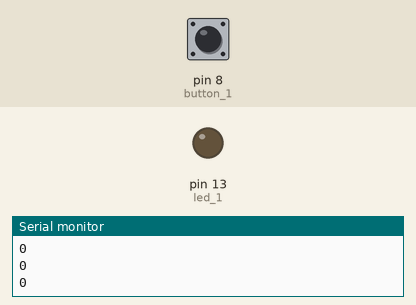
Simulated run of this sketch. Board: Arduino Uno, built with avr-gcc and run on an emulated ATmega328P. Parts: output pins drawn as LEDs (lit = HIGH), the last lines printed to the serial monitor. Dashed ring = blinking. The test bench sets the inputs (shaded band); at power-on: pin 8 (button_1) HIGH.

Above: at 1.2 s.
1.3 s: pin 8 (button_1) pulled LOW for 1 s
At 3.3 s:
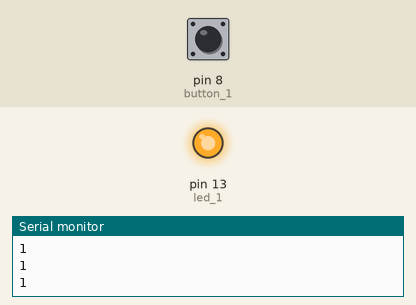
3.8 s: pin 8 (button_1) pulled LOW for 3.2 s
At 4.1 s:
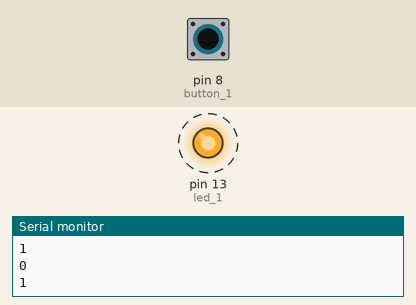
8.5 s: pin 8 (button_1) pulled LOW for 0.25 s
At 9.5 s:
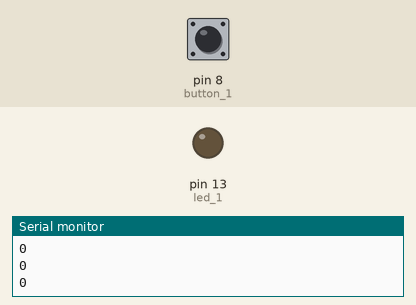
Timing chart, 0 to 11.5 s (numbered marks = the images above; inputs shaded):
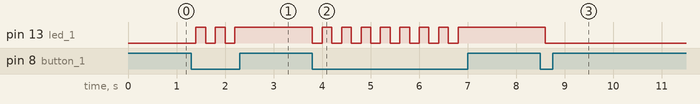

The sketch:

toggle_led.ino
```cpp
const int button_1 = 8;
int button_1_state;
const int led_1 = 13;
int led_1_state = 0;

void setup() {
    Serial.begin(9600);
    pinMode(led_1, OUTPUT);
    pinMode(button_1, INPUT_PULLUP);

}

void loop() {
  button_1_state = digitalRead(button_1);

  if ((button_1_state == 0) && (led_1_state == 0)){
    led_1_state = 1;
    if (led_1_state == 1){
      digitalWrite(led_1, HIGH);
    }

  }

  else if((button_1_state == 0) && (led_1_state == 1)){
    led_1_state = 0;
    if (led_1_state == 0){
    digitalWrite(led_1, LOW);
  }
  }

  Serial.println(led_1_state);
  delay(200);

}
```

Measured:
- after the input at 1.3 s, pin 13 (led_1): alternates HIGH for 0.20 s and LOW for 0.20 s, 5 changes in all, then stays HIGH, starting after 0.10 s
- after the input at 3.8 s, pin 13 (led_1): alternates HIGH for 0.20 s and LOW for 0.20 s, 16 changes in all, then stays HIGH, starting at once
- after the input at 8.5 s, pin 13 (led_1): HIGH → LOW after 0.10 s
